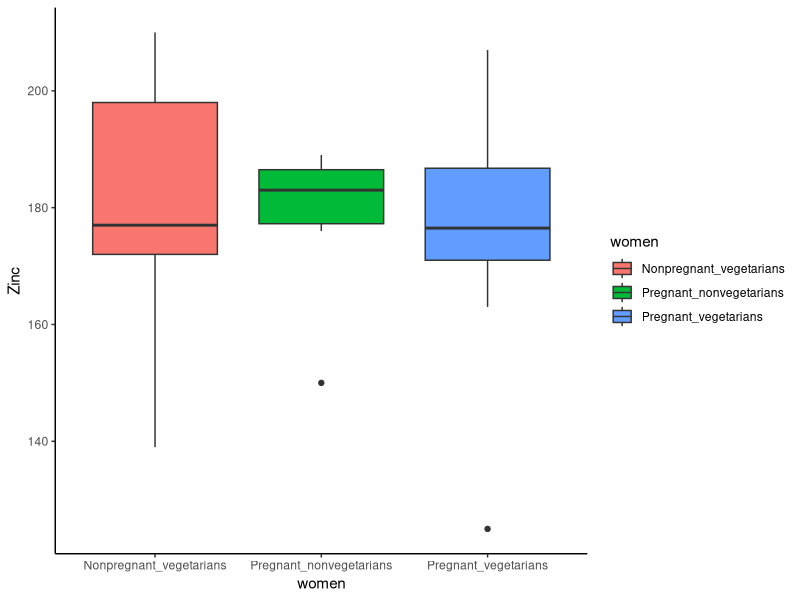

R code for this plot:
library(tidyr)
library(dplyr)
library(ggplot2)
setwd('G:/Sustech/Work/CPER/Assignment/3')
VZ <- read.csv("PS3-3.csv",header = T)
VZ <- as_tibble(VZ)
head(VZ)

anova_one_way <- aov(Zinc~factor(women), data = VZ)
summary(anova_one_way)

ggplot(VZ, aes(x = women, y = Zinc, fill = women)) +
  geom_boxplot() +
  theme_classic()
nonvegetarians <- VZ %>% 
  gather(women, Zinc) %>% 
  filter(women == "Pregnant_nonvegetarians") %>% 
  pull(Zinc)
vegetarians <- VZ %>% 
  gather(women,  Zinc) %>% 
  filter(women == "Pregnant_vegetarians") %>% 
  pull( Zinc)
Nonpvegetarians <- VZ %>% 
  gather(women,  Zinc) %>% 
  filter(women == "Nonpregnant_vegetarians") %>% 
  pull( Zinc)
t.test(nonvegetarians,vegetarians)
t.test(Nonpvegetarians,vegetarians)